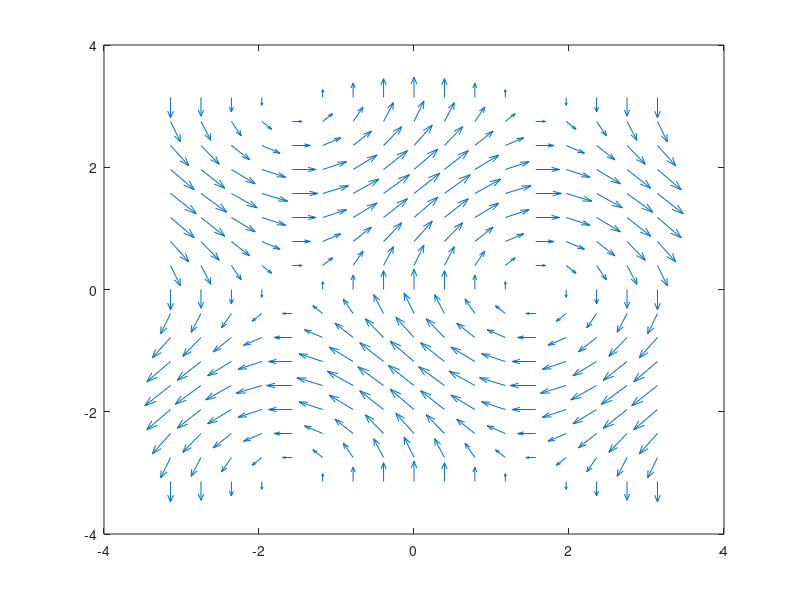

Here is the MATLAB script that generated this plot: (Note: this script raises an error after producing the figure.)
[X,Y] = meshgrid(-pi:pi/8:pi,-pi:pi/8:pi);
U = sin(Y);
V = cos(X);

q = quiver(X,Y,U,V);
q.ShowArrowHead = 'off';
q.Marker = '.';
